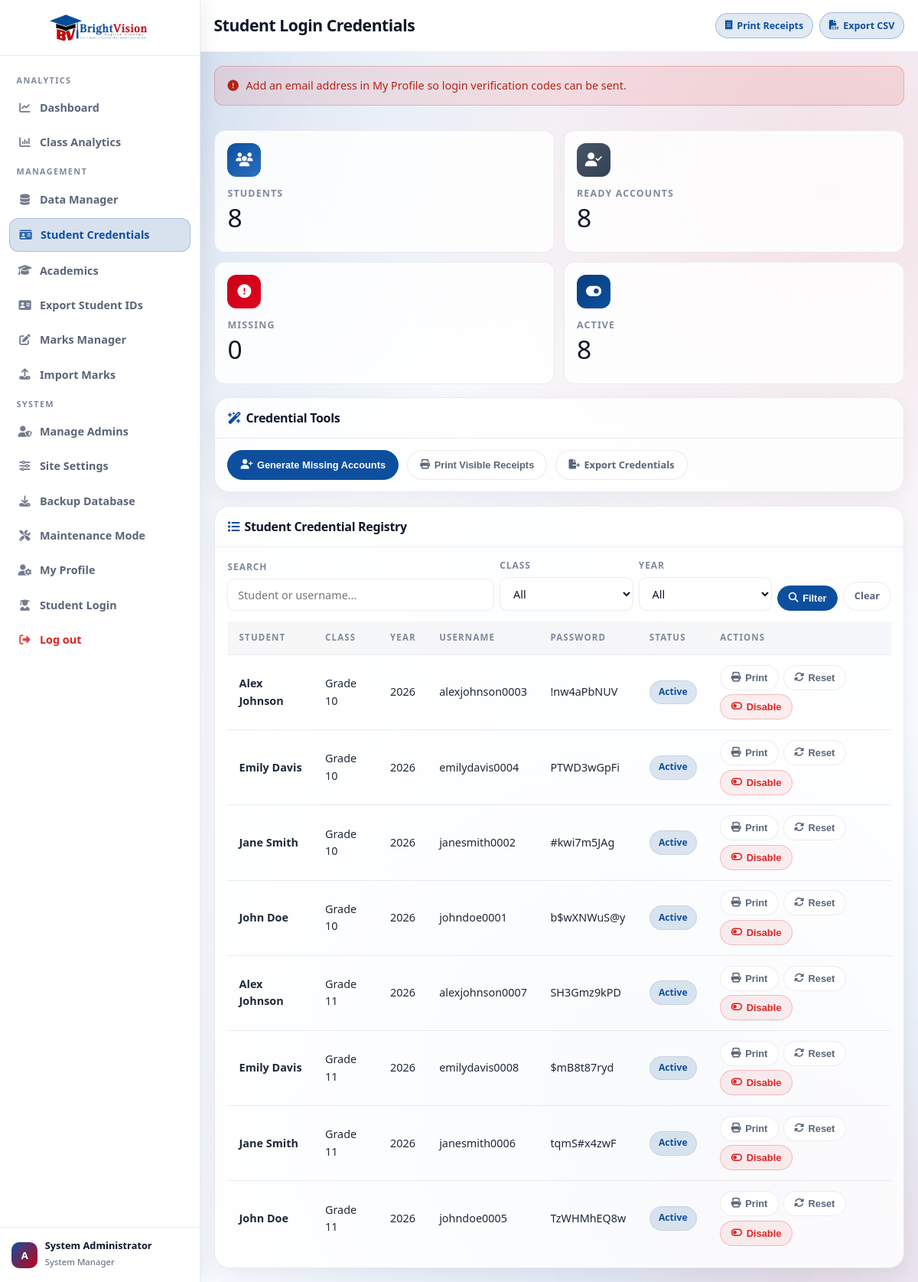
The app's page /admin/student_credentials.php (signed in) with its own data.
### tables this page shows
CREATE TABLE IF NOT EXISTS `students` (
  `id` INT AUTO_INCREMENT PRIMARY KEY,
  `student_code` VARCHAR(24) NULL UNIQUE,
  `name` VARCHAR(100) NOT NULL,
  `class_id` INT NULL,
  `academic_year_id` INT NULL,
  UNIQUE KEY `uq_student_identity` (`name`, `class_id`, `academic_year_id`),
  KEY `idx_students_class_year` (`class_id`, `academic_year_id`),
  KEY `idx_students_class_year_name` (`class_id`, `academic_year_id`, `name`),
  KEY `idx_students_year_class_name` (`academic_year_id`, `class_id`, `name`),
  KEY `idx_students_name` (`name`),
  CONSTRAINT `fk_students_class`
    FOREIGN KEY (`class_id`) REFERENCES `classes` (`id`) ON DELETE CASCADE,
  CONSTRAINT `fk_students_year`
    FOREIGN KEY (`academic_year_id`) REFERENCES `academic_years` (`id`) ON DELETE CASCADE
);

CREATE TABLE IF NOT EXISTS `classes` (
  `id` INT AUTO_INCREMENT PRIMARY KEY,
  `class_name` VARCHAR(50) NOT NULL UNIQUE
);

CREATE TABLE IF NOT EXISTS `academic_years` (
  `id` INT AUTO_INCREMENT PRIMARY KEY,
  `year_name` VARCHAR(20) NOT NULL UNIQUE
);

CREATE TABLE IF NOT EXISTS `student_accounts` (
  `id` INT AUTO_INCREMENT PRIMARY KEY,
  `student_id` INT NOT NULL,
  `username` VARCHAR(64) NOT NULL UNIQUE,
  `password_hash` VARCHAR(255) NOT NULL,
  `password_plain` VARCHAR(120) NOT NULL,
  `is_active` TINYINT(1) NOT NULL DEFAULT 1,
  `last_login_at` DATETIME NULL,
  `created_at` TIMESTAMP DEFAULT CURRENT_TIMESTAMP,
  `updated_at` TIMESTAMP DEFAULT CURRENT_TIMESTAMP ON UPDATE CURRENT_TIMESTAMP,
  UNIQUE KEY `uq_student_accounts_student` (`student_id`),
  KEY `idx_student_accounts_username_active` (`username`, `is_active`),
  CONSTRAINT `fk_student_accounts_student`
    FOREIGN KEY (`student_id`) REFERENCES `students` (`id`) ON DELETE CASCADE
);

### admin/admin_auth.php (called while the page is built, shortened)
<?php
if (!function_exists('admin_permissions')) {
    function admin_permissions(): array
    {
        $permissions = $_SESSION['admin_permissions'] ?? [];
        return is_array($permissions) ? $permissions : [];
    }
}
if (!function_exists('admin_can')) {
    function admin_can(string $permission): bool
    {
        $permissions = admin_permissions();
        return !empty($permissions[$permission]);
    }
}
if (!function_exists('admin_display_name')) {
    function admin_display_name(): string
    {
        $name = trim((string) ($_SESSION['admin_name'] ?? ''));
        if ($name !== '') {
            return $name;
        }
        $username = trim((string) ($_SESSION['admin_username'] ?? ''));
        return $username !== '' ? $username : 'Administrator';
    }
}

### admin/student_credentials.php (the view, shortened to what this page needs)
<?php
require_once '../config.php';
require_once 'admin_auth.php';
$flash = $_SESSION['admin_flash'] ?? null;
$search = trim((string) ($_GET['search'] ?? ''));
$sql = "\n    SELECT\n        s.id,\n        s.name AS student_name,\n        c.class_name,\n        y.year_name,\n        sa.username,\n        sa.password_plain,\n        sa.is_active,\n        sa.last_login_at\n    FROM students s\n    LEFT JOIN classes c ON c.id = s.class_id\n    LEFT JOIN academic_years y ON y.id = s.academic_year_id\n    LEFT JOIN student_accounts sa ON sa.student_id = s.id\n    WHERE 1=1\n";
$params = [];
$sql .= " ORDER BY y.year_name DESC, c.class_name ASC, s.name ASC";
$stmt = $pdo->prepare($sql);
$stmt->execute($params);
$students = $stmt->fetchAll(PDO::FETCH_ASSOC);
$totals = [
    'students' => (int) $pdo->query('SELECT COUNT(*) FROM students')->fetchColumn(),
    'ready' => (int) $pdo->query("SELECT COUNT(*) FROM student_accounts WHERE username <> '' AND password_plain <> ''")->fetchColumn(),
    'active' => (int) $pdo->query('SELECT COUNT(*) FROM student_accounts WHERE is_active = 1')->fetchColumn()
];
$totals['missing'] = max(0, $totals['students'] - $totals['ready']);
?>
<!DOCTYPE html>
<html lang="en">
<head>
    <link rel="preload" href="https://cdnjs.cloudflare.com/ajax/libs/font-awesome/6.5.0/css/all.min.css" as="style" onload="this.onload=null;this.rel='stylesheet'">
    <link rel="stylesheet" href="../css/style.css">
    <link rel="stylesheet" href="../css/admin.css">
</head>
<body class="receipt-print-page">
<div class="bg-mesh"><div class="orb orb-1"></div><div class="orb orb-2"></div><div class="orb orb-3"></div></div>
<div class="admin-layout">
<aside class="sidebar" id="sidebar">
    <a href="dashboard" class="sb-header"><img src="../logo.png" alt="BrightVision" class="sb-logo"></a>
    <nav class="sb-nav">
        <div class="sb-label">Analytics</div><a href="dashboard" class="sb-link"><i class="fas fa-chart-line"></i> Dashboard</a><?php if (admin_can('view_analytics')): ?><a href="class_analytics" class="sb-link"><i class="fas fa-chart-column"></i> Class Analytics</a><?php endif; ?>
        <div class="sb-label">Management</div><a href="manage_students" class="sb-link"><i class="fas fa-database"></i> Data Manager</a><a href="student_credentials" class="sb-link active"><i class="fas fa-id-card"></i> Student Credentials</a><a href="manage_academics" class="sb-link"><i class="fas fa-graduation-cap"></i> Academics</a>
                    <a href="export_student_ids" class="sb-link"><i class="fas fa-address-card"></i> Export Student IDs</a>
        <?php if (admin_can('manage_marks')): ?><a href="manage_marks" class="sb-link"><i class="fas fa-pen-to-square"></i> Marks Manager</a><?php endif; ?>
        <?php if (admin_can('import_csv')): ?><a href="import_csv" class="sb-link"><i class="fas fa-upload"></i> Import Marks</a><?php endif; ?>
        <div class="sb-label">System</div>
        <?php if (admin_can('manage_admins')): ?><a href="manage_admins" class="sb-link"><i class="fas fa-user-shield"></i> Manage Admins</a><?php endif; ?>
        <?php if (admin_can('manage_site_settings')): ?><a href="site_settings" class="sb-link"><i class="fas fa-sliders"></i> Site Settings</a><?php endif; ?>
        <?php if (admin_can('backup_db')): ?><a href="backup_database" class="sb-link"><i class="fas fa-download"></i> Backup Database</a><?php endif; ?>
        <?php if (admin_can('maintenance_mode')): ?><a href="maintenance" class="sb-link"><i class="fas fa-screwdriver-wrench"></i> Maintenance Mode</a><?php endif; ?>
        <a href="profile" class="sb-link"><i class="fas fa-user-gear"></i> My Profile</a><a href="../student_login" target="_blank" class="sb-link"><i class="fas fa-user-graduate"></i> Student Login</a><a href="logout" class="sb-link" style="color:var(--danger);"><i class="fas fa-right-from-bracket"></i> Log out</a>
    </nav>
    <div class="sb-profile"><div class="sb-avatar">A</div><div class="sb-profile-text"><strong><?= htmlspecialchars(admin_display_name()) ?></strong><span>System Manager</span></div></div>
</aside>
<main class="admin-main">
    <div class="admin-topbar">
        <div class="topbar-left"><button class="sb-toggle" id="sbToggle"><i class="fas fa-bars"></i></button><h1>Student Login Credentials</h1></div>
        <div class="topbar-meta"><button type="button" class="topbar-action" id="printVisibleReceipts"><i class="fas fa-receipt"></i> Print Receipts</button><a href="student_credentials?action=export_csv" class="topbar-action"><i class="fas fa-file-csv"></i> Export CSV</a></div>
    </div>
    <div class="admin-body dashboard-stack">
        <?php if ($flash): ?><div class="msg <?= $flash['type']==='error' ? 'msg-error' : 'msg-success' ?>" style="display:flex;"><i class="fas <?= $flash['type']==='error' ? 'fa-circle-exclamation' : 'fa-check-circle' ?>"></i><?= htmlspecialchars($flash['text']) ?></div><?php endif; ?>
        <section class="metrics-grid reveal d1">
            <article class="val-card"><div class="icon ic-blue"><i class="fas fa-users"></i></div><div class="val-lbl">Students</div><div class="val-num"><?= (int) $totals['students'] ?></div></article>
            <article class="val-card"><div class="icon ic-purple"><i class="fas fa-user-check"></i></div><div class="val-lbl">Ready Accounts</div><div class="val-num"><?= (int) $totals['ready'] ?></div></article>
            <article class="val-card"><div class="icon ic-pink"><i class="fas fa-circle-exclamation"></i></div><div class="val-lbl">Missing</div><div class="val-num"><?= (int) $totals['missing'] ?></div></article>
            <article class="val-card"><div class="icon ic-orange"><i class="fas fa-toggle-on"></i></div><div class="val-lbl">Active</div><div class="val-num"><?= (int) $totals['active'] ?></div></article>
        </section>
        <section class="dash-panel reveal d2">
            <div class="panel-head"><h2><i class="fas fa-wand-magic-sparkles" style="color:var(--primary);"></i> Credential Tools</h2></div>
            <div class="panel-body">
                <form method="POST" style="display:flex;gap:0.7rem;flex-wrap:wrap;">
                    <button type="submit" class="notion-btn notion-btn-primary"><i class="fas fa-user-plus"></i> Generate Missing Accounts</button>
                    <button type="button" class="notion-btn notion-btn-ghost" id="printVisibleReceiptsPanel"><i class="fas fa-print"></i> Print Visible Receipts</button>
                    <a href="student_credentials?action=export_csv" class="notion-btn notion-btn-ghost"><i class="fas fa-file-export"></i> Export Credentials</a>
                </form>
            </div>
        </section>
        <section class="dash-panel reveal d3">
            <div class="panel-head"><h2><i class="fas fa-list" style="color:var(--primary);"></i> Student Credential Registry</h2></div>
            <div class="panel-body">
                <form method="GET" class="filter-form" style="margin-bottom:0.85rem;">
                    <div class="notion-form-group" style="flex:2;min-width:180px;"><label class="notion-label">Search</label><input type="text" name="search" class="notion-input" value="<?= htmlspecialchars($search) ?>" placeholder="Student or username..."></div>
                    <div class="notion-form-group" style="flex:1;min-width:130px;"><label class="notion-label">Class</label><select name="class_id" class="notion-select"><option value="">All</option></select></div>
                    <div class="notion-form-group" style="flex:1;min-width:130px;"><label class="notion-label">Year</label><select name="year_id" class="notion-select"><option value="">All</option></select></div>
                    <button type="submit" class="notion-btn notion-btn-primary notion-btn-sm"><i class="fas fa-search"></i> Filter</button>
                    <a href="student_credentials" class="notion-btn notion-btn-ghost notion-btn-sm">Clear</a>
                </form>
                <div class="table-scroll"><table class="glass-table"><thead><tr><th>Student</th><th>Class</th><th>Year</th><th>Username</th><th>Password</th><th>Status</th><th>Actions</th></tr></thead><tbody>
                <?php foreach ($students as $row): ?>
                    <tr>
                        <td style="font-weight:700;"><?= htmlspecialchars((string) ($row['student_name'] ?? '')) ?></td>
                        <td><?= htmlspecialchars((string) ($row['class_name'] ?? '-')) ?></td>
                        <td><?= htmlspecialchars((string) ($row['year_name'] ?? '-')) ?></td>
                        <td><?= htmlspecialchars((string) ($row['username'] ?? '')) ?></td>
                        <td><?= htmlspecialchars((string) ($row['password_plain'] ?? '')) ?></td>
                        <td><span class="badge <?= !empty($row['is_active']) ? 'badge-blue' : 'badge-pink' ?>"><?= !empty($row['is_active']) ? 'Active' : 'Disabled' ?></span></td>
                        <td>
                            <div class="table-actions">
                                <button type="button" class="notion-btn notion-btn-ghost notion-btn-sm js-print-receipt" data-student-id="<?= (int) $row['id'] ?>"><i class="fas fa-print"></i> Print</button>
                                <form method="POST" style="display:inline-flex;"><button type="submit" class="notion-btn notion-btn-ghost notion-btn-sm"><i class="fas fa-rotate"></i> Reset</button></form>
                                <form method="POST" style="display:inline-flex;"><button type="submit" class="notion-btn notion-btn-sm <?= empty($row['is_active']) ? 'notion-btn-primary' : 'notion-btn-danger' ?>"><i class="fas <?= empty($row['is_active']) ? 'fa-toggle-on' : 'fa-toggle-off' ?>"></i> <?= empty($row['is_active']) ? 'Enable' : 'Disable' ?></button></form>
                            </div>
                        </td>
                    </tr>
                <?php endforeach; ?>
                </tbody></table></div>
            </div>
        </section>
    </div>
</main>
</div>
</body>
</html>

### css/style.css (style rules this page uses)
:root { --bg-base: #f3f6fc; --bg-soft: #fafcff; --glass-bg: rgba(255, 255, 255, 0.8); --glass-solid: #ffffff; --glass-border: rgba(17, 24, 39, 0.08); --glass-hover: rgba(15, 23, 42, 0.04); --text-main: #0f172a; --text-dark: #1f2937; --text-muted: #5b6578; --text-soft: #7f899c; --primary: #0d4f9e; --primary-strong: #093f7d; --primary-glow: rgba(13, 79, 158, 0.24); --accent: #c70017; --accent-strong: #9f0012; --accent-glow: rgba(199, 0, 23, 0.2); --success: #0f9d58; --warning: #d97706; --danger: #dc2626; --radius-xl: 28px; --radius-lg: 20px; --radius: 14px; --radius-sm: 10px; --font-heading: 'Trebuchet MS', 'Segoe UI', 'Candara', sans-serif; --font-body: 'Segoe UI', 'Verdana', 'Tahoma', sans-serif; --shadow-soft: 0 8px 28px rgba(15, 23, 42, 0.06); --shadow-card: 0 14px 34px rgba(15, 23, 42, 0.08); --transition: 0.28s cubic-bezier(0.16, 1, 0.3, 1); }
* { box-sizing: border-box; margin: 0; padding: 0; }
html, body { min-height: 100%; }
body { font-family: var(--font-body); color: var(--text-main); line-height: 1.55; background: var(--bg-base); overflow-x: hidden; position: relative; }
a { color: inherit; }
.bg-mesh { position: fixed; inset: 0; z-index: -2; overflow: hidden; background: radial-gradient(circle at 8% 10%, rgba(13, 79, 158, 0.14), transparent 34%), radial-gradient(circle at 90% 15%, rgba(199, 0, 23, 0.1), transparent 32%), radial-gradient(circle at 70% 85%, rgba(13, 79, 158, 0.14), transparent 36%), linear-gradient(160deg, #f3f6fc 0%, #fafcff 48%, #f5f8fe 100%); }
.bg-mesh::after { content: ''; position: absolute; inset: 0; background-image: radial-gradient(rgba(15, 23, 42, 0.04) 0.7px, transparent 0.7px); background-size: 18px 18px; opacity: 0.32; pointer-events: none; }
.orb { position: absolute; border-radius: 50%; filter: blur(72px); opacity: 0.5; animation: drift 18s ease-in-out infinite alternate; }
.orb-2 { width: 52vw; height: 52vw; right: -16%; bottom: -18%; background: radial-gradient(circle, rgba(199, 0, 23, 0.2) 0%, transparent 70%); animation-delay: -6s; }
h1, h2, h3, h4, h5, h6 { font-family: var(--font-heading); color: var(--text-main); letter-spacing: -0.02em; }
.table-scroll { overflow-x: auto; }
.glass-table { width: 100%; border-collapse: collapse; }
.glass-table th, .glass-table td { padding: 0.8rem 0.95rem; text-align: left; border-bottom: 1px solid var(--glass-border); }
.glass-table th { font-size: 0.72rem; letter-spacing: 0.1em; text-transform: uppercase; font-weight: 700; color: var(--text-soft); background: rgba(15, 23, 42, 0.03); }
.glass-table td { color: var(--text-dark); font-size: 0.9rem; }
.glass-table tbody tr:last-child td { border-bottom: none; }
.badge { display: inline-flex; align-items: center; gap: 0.35rem; padding: 0.34rem 0.7rem; border-radius: 999px; font-size: 0.76rem; font-weight: 700; border: 1px solid rgba(15, 23, 42, 0.08); }
.badge-blue { background: rgba(13, 79, 158, 0.14); color: var(--primary); }
.msg { display: flex; align-items: center; gap: 0.6rem; padding: 0.85rem 1rem; border-radius: 12px; font-size: 0.9rem; margin-bottom: 0.9rem; }
.msg-error { background: rgba(220, 38, 38, 0.1); border: 1px solid rgba(220, 38, 38, 0.24); color: #b42318; display: none; }
.reveal { opacity: 0; transform: translateY(18px); animation: floatUp 0.55s cubic-bezier(0.16, 1, 0.3, 1) forwards; }
.d1 { animation-delay: 0.1s; }
.d2 { animation-delay: 0.18s; }
.d3 { animation-delay: 0.26s; }

### records on screen
students: name "Alex Johnson", class.class_name "Grade 10", academic_year.year_name "2026", student_accounts.username "alexjohnson0003", student_accounts.password_plain "!nw4aPbNUV"
students: name "Emily Davis", class.class_name "Grade 10", academic_year.year_name "2026", student_accounts.username "emilydavis0004", student_accounts.password_plain "PTWD3wGpFi"
students: name "Jane Smith", class.class_name "Grade 10", academic_year.year_name "2026", student_accounts.username "janesmith0002", student_accounts.password_plain "#kwi7m5JAg"
students: name "John Doe", class.class_name "Grade 10", academic_year.year_name "2026", student_accounts.username "johndoe0001", student_accounts.password_plain "b$wXNWuS@y"
students: name "Alex Johnson", class.class_name "Grade 11", academic_year.year_name "2026", student_accounts.username "alexjohnson0007", student_accounts.password_plain "SH3Gmz9kPD"
students: name "Emily Davis", class.class_name "Grade 11", academic_year.year_name "2026", student_accounts.username "emilydavis0008", student_accounts.password_plain "$mB8t87ryd"
students: name "Jane Smith", class.class_name "Grade 11", academic_year.year_name "2026", student_accounts.username "janesmith0006", student_accounts.password_plain "tqmS#x4zwF"
students: name "John Doe", class.class_name "Grade 11", academic_year.year_name "2026", student_accounts.username "johndoe0005", student_accounts.password_plain "TzWHMhEQ8w"

### other values on screen
admin_display_name() "System Administrator"
$flash['text'] "Add an email address in My Profile so login verification codes can be sent."
$totals['students'] "8"
$totals['ready'] "8"
$totals['missing'] "0"
$totals['active'] "8"
